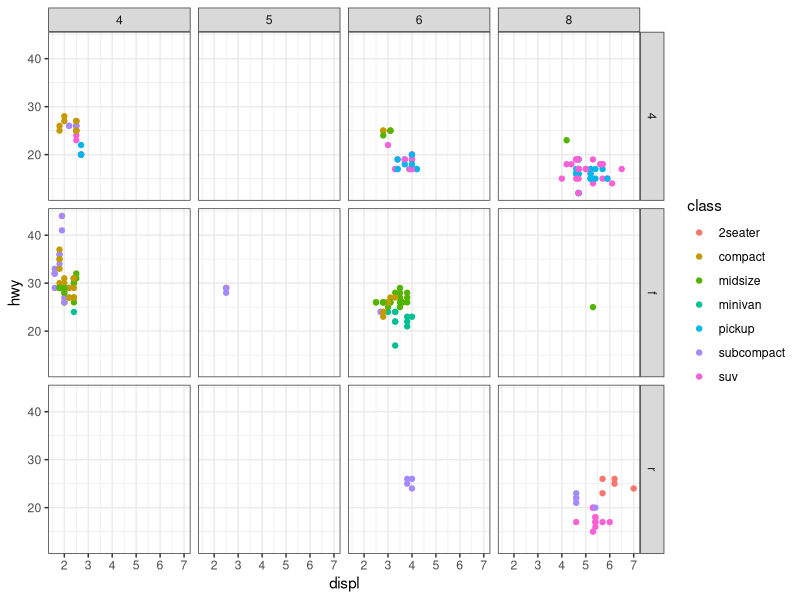
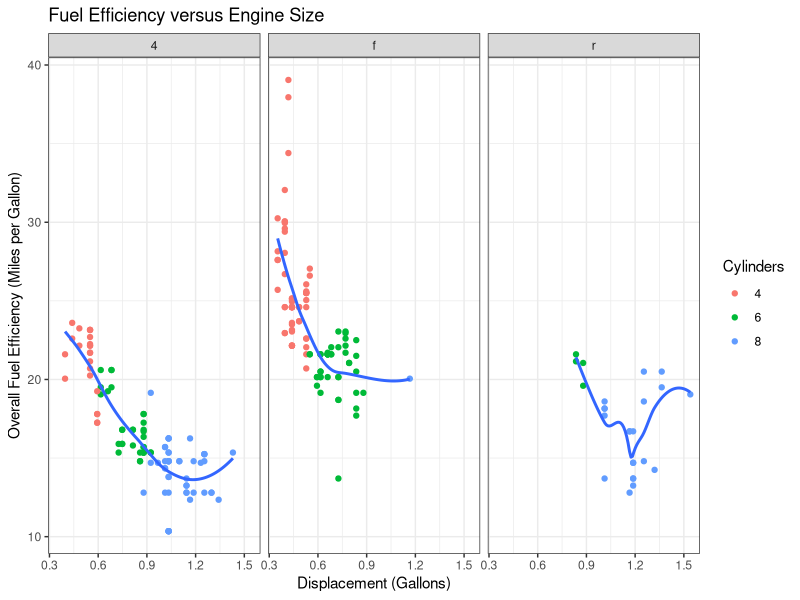

Write R code to recreate these figures, in order.
## ---- chunk 1
# This should work if you've already ran `install.packages("tidyverse")` at some point.
library(tidyverse)
## ---- chunk 2
head(mpg)
## ---- chunk 3
ggplot(data = mpg) +
  geom_point(mapping = aes(x = displ, y = hwy, colour = class))+
  facet_grid(rows = vars(drv), cols = vars(cyl)) +
  theme_bw()
## ---- chunk 4
# Only cars with five cylinders
# Recall that "==" is a question (is this equal to that?)
mpg |>
  filter(cyl == 5)
#filter(mpg, cyl == 5) # This is an equivalent (non-pipe) way to do this
## ---- chunk 5
# From the large faceted plot above, there are only
# 4 cars with six cyls and drv of "r"
# Note that the r needs to be in quotations since it's a value,
# not an object in R.
mpg |>
  filter(cyl == 6, drv == "r")
## ---- chunk 6
mpg |>
  filter(cyl == 5 | cyl == 8, drv == "f")
## ---- chunk 7
# Generally the preferred way
mpg |>
  filter(cyl == 5 | cyl == 8, drv == "f")

# This is fine for simple cases
filter(mpg, cyl == 5 | cyl == 8, drv == "f")

# The "&" symbol means that both must be true,
# so we need brackets to ensure the comparison is done correctly.
mpg |>
  filter((cyl == 5 | cyl == 8) & drv == "f")
## ---- chunk 8
TRUE | FALSE & FALSE
TRUE | (FALSE & FALSE)
## ---- chunk 9
mpg |>
  arrange(cty)
## ---- chunk 10
mpg |>
  arrange(cty, hwy)
## ---- chunk 11
# Only hwy is in descending order, cty is still ascending.
mpg |>
  arrange(cty, desc(hwy))
## ---- chunk 12
mpg |>
  filter(cyl == 5 | cyl == 8, drv == "f") |>
  arrange(manufacturer, model, cty, hwy)
## ---- chunk 13
arrange(filter(mpg, cyl == 5 | cyl == 8, drv == "f"), manufacturer, model, cty, hwy)
## ---- chunk 14
mpg |>
  select(cty, hwy)
## ---- chunk 15
mpg |>
  # All corvettes are chevys, don't need to filter on manufacturer as well
  filter(model == "corvette") |> 
  select(- manufacturer, - model)
## ---- chunk 16
mpg |>
  mutate(displ_gallons = 0.2199693 * displ) |>
  select(displ, displ_gallons)
## ---- chunk 17
# Find out here!
## ---- chunk 18
mpg |>
  filter(cyl != 5) |>
  mutate(
    fuel_efficiency = 0.45 * hwy + 0.55 * cty,
    displ_gallons = 0.2199693 * displ
  ) |>
  ggplot(aes(x = displ_gallons, y = fuel_efficiency)) +
    geom_point(aes(colour = factor(cyl))) +
    geom_smooth(se = FALSE) +
    facet_wrap(vars(drv)) +
    theme_bw() +
    labs(
      x = "Displacement (Gallons)",
      y = "Overall Fuel Efficiency (Miles per Gallon)",
      colour = "Cylinders",
      title = "Fuel Efficiency versus Engine Size"
    )
## ---- chunk 19
mpg |>
  filter() |> # add filters
  mutate(fuel_efficiency = 0.45 * hwy + 0.55 * cty) |>
  arrange() # arrange appropriately
